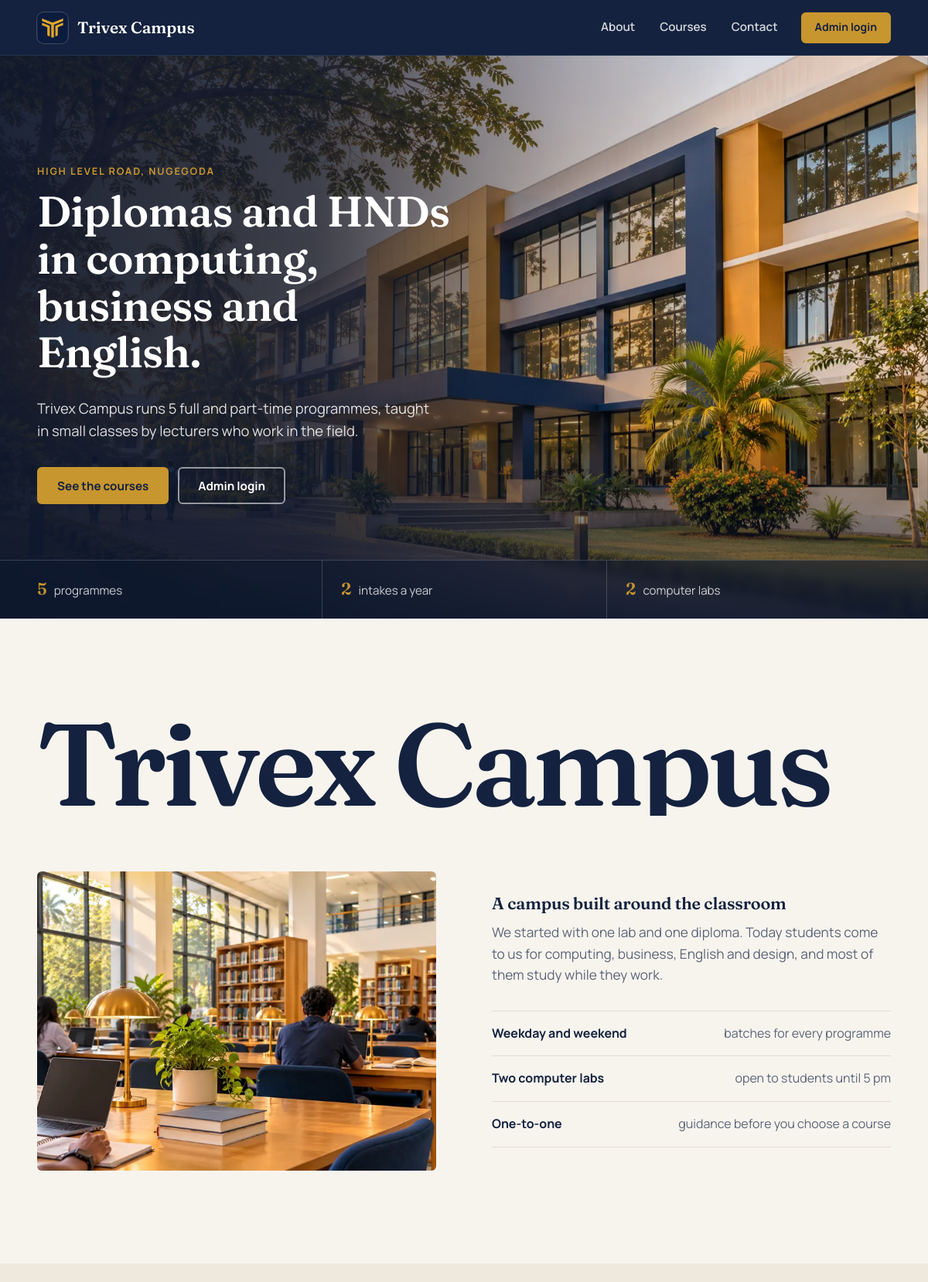
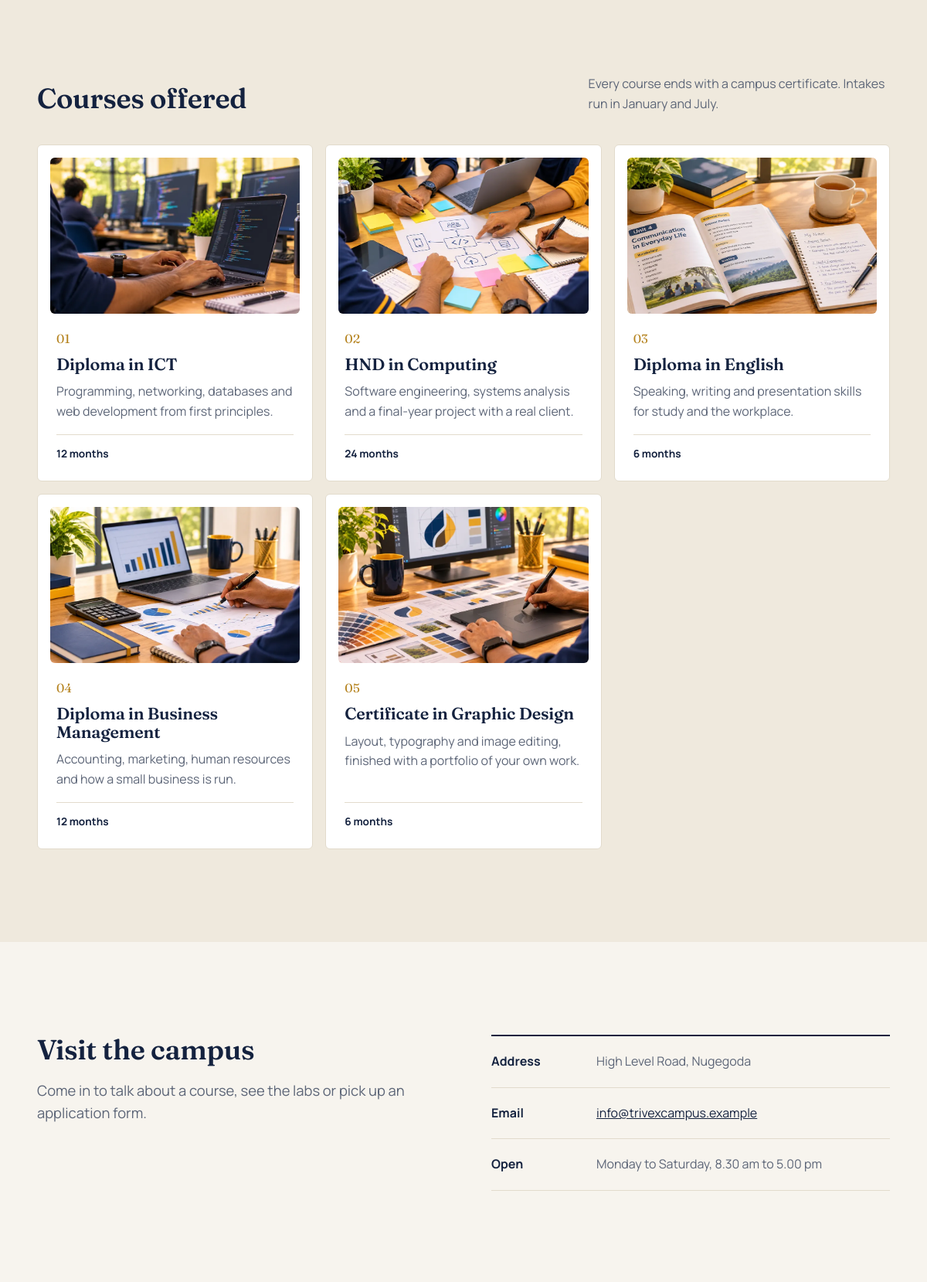
The page / (upper part) on the database its author committed (2 pictures, top to bottom).
### tables this page shows
CREATE TABLE course (
  course_id   INT AUTO_INCREMENT PRIMARY KEY,   
  course_name VARCHAR(100) NOT NULL             
);

### includes/db.php (called while the page is built, shortened)
<?php
function e($text) {
    return htmlspecialchars((string)$text, ENT_QUOTES, 'UTF-8');
}

### index.php (the view, shortened to what this page needs)
<?php
require_once 'includes/db.php';
$courses = mysqli_fetch_all(
    mysqli_query($conn, 'SELECT course_id, course_name FROM course ORDER BY course_id'),
    MYSQLI_ASSOC
);
$info = [
    'Diploma in ICT'                 => ['12 months', 'Programming, networking, databases and web development from first principles.', 'course-ict.webp'],
    'HND in Computing'               => ['24 months', 'Software engineering, systems analysis and a final-year project with a real client.', 'course-hnd.webp'],
    'Diploma in English'             => ['6 months',  'Speaking, writing and presentation skills for study and the workplace.', 'course-english.webp'],
    'Diploma in Business Management' => ['12 months', 'Accounting, marketing, human resources and how a small business is run.', 'course-business.webp'],
    'Certificate in Graphic Design'  => ['6 months',  'Layout, typography and image editing, finished with a portfolio of your own work.', 'course-design.webp'],
];
include 'includes/header.php';
?>
<section class="hero" data-enter>
  <img class="hero-bg" src="images/hero.webp"
       srcset="images/hero-900.webp 900w, images/hero.webp 1672w" sizes="100vw"
       alt="The <?= CAMPUS_NAME ?> building at sunset with students walking to class"
       width="1672" height="941" fetchpriority="high">
  <div class="hero-shade" aria-hidden="true"></div>
  <div class="wrap hero-content">
    <p class="eyebrow"><?= CAMPUS_AREA ?></p>
    <h1>Diplomas and HNDs in computing, business and English.</h1>
    <p class="lead">
      <?= CAMPUS_NAME ?> runs <?= count($courses) ?> full and part-time programmes,
      taught in small classes by lecturers who work in the field.
    </p>
    <div class="hero-actions">
      <a class="btn btn-gold" href="#courses">See the courses</a>
      <a class="btn btn-outline-light" href="login.php">Admin login</a>
    </div>
  </div>
  <div class="hero-strip">
    <div class="wrap hero-strip-inner">
      <p><strong><?= count($courses) ?></strong> programmes</p>
      <p><strong>2</strong> intakes a year</p>
      <p><strong>2</strong> computer labs</p>
    </div>
  </div>
</section>
<section class="section about" id="about">
  <div class="wrap">
    <p class="type-moment" aria-hidden="true"><?= CAMPUS_NAME ?></p>
    <div class="about-grid">
      <div class="photo">
        <img src="images/library.webp" alt="Students studying at long tables in the campus library" width="1000" height="563" loading="lazy">
      </div>
      <div class="about-text">
        <h3>A campus built around the classroom</h3>
        <p>
          We started with one lab and one diploma. Today students come to us for computing,
          business, English and design, and most of them study while they work.
        </p>
        <ul class="facts">
          <li><strong>Weekday and weekend</strong><span>batches for every programme</span></li>
          <li><strong>Two computer labs</strong><span>open to students until 5 pm</span></li>
          <li><strong>One-to-one</strong><span>guidance before you choose a course</span></li>
        </ul>
      </div>
    </div>
  </div>
</section>
<section class="section courses" id="courses">
  <div class="wrap">
    <div class="section-head">
      <h2>Courses offered</h2>
      <p>Every course ends with a campus certificate. Intakes run in January and July.</p>
    </div>
    <div class="course-grid">
      <?php foreach ($courses as $i => $c):
        $d = $info[$c['course_name']] ?? ['Ask us', 'Contact the campus for the full syllabus.', null]; ?>
        <article class="course-card">
          <?php if ($d[2]): ?>
            <div class="course-photo photo">
              <img src="images/<?= $d[2] ?>" alt="<?= e($c['course_name']) ?> class work" width="1000" height="563" loading="lazy">
            </div>
          <?php endif; ?>
          <span class="course-no"><?= str_pad($i + 1, 2, '0', STR_PAD_LEFT) ?></span>
          <h3><?= e($c['course_name']) ?></h3>
          <p><?= e($d[1]) ?></p>
          <span class="course-meta"><?= e($d[0]) ?></span>
        </article>
      <?php endforeach; ?>
    </div>
  </div>
</section>
<section class="section contact" id="contact">
  <div class="wrap contact-grid">
    <div>
      <h2>Visit the campus</h2>
      <p class="lead">Come in to talk about a course, see the labs or pick up an application form.</p>
    </div>
    <dl class="contact-list">
      <div><dt>Address</dt><dd><?= CAMPUS_AREA ?></dd></div>
      <div><dt>Email</dt><dd><a href="mailto:<?= CAMPUS_EMAIL ?>"><?= CAMPUS_EMAIL ?></a></dd></div>
      <div><dt>Open</dt><dd><?= CAMPUS_HOURS ?></dd></div>
    </dl>
  </div>
</section>
<?php include 'includes/footer.php'; ?>

### includes/header.php (shortened to what this page needs)
<?php
$is_admin = !empty($_SESSION['admin']);
$current  = basename($_SERVER['PHP_SELF']);
?>
<!DOCTYPE html>
<html lang="en">
<head>
  <link rel="stylesheet" href="css/style.css">
</head>
<body class="<?= $is_admin ? 'is-admin' : 'is-public' ?>">
  <header class="navbar">
    <div class="wrap nav-inner">
      <a class="brand" href="<?= $is_admin ? 'dashboard.php' : 'index.php' ?>">
        <img src="images/logo.png" alt="" width="40" height="40">
        <span><?= CAMPUS_NAME ?></span>
      </a>
      <nav id="nav-links" class="nav-links" aria-label="Main">
        <?php if ($is_admin): ?>
          <a href="dashboard.php" class="<?= active('dashboard.php', $current) ?>">Dashboard</a>
          <a href="register.php"  class="<?= active('register.php', $current) ?>">Register</a>
          <a href="search.php"    class="<?= active('search.php', $current) ?>">Search</a>
          <a href="update.php"    class="<?= active('update.php', $current) ?>">Update</a>
          <a href="delete.php"    class="<?= active('delete.php', $current) ?>">Delete</a>
          <a href="logout.php" class="btn btn-small btn-outline">Log out</a>
        <?php else: ?>
          <a href="index.php#about">About</a>
          <a href="index.php#courses">Courses</a>
          <a href="index.php#contact">Contact</a>
          <a href="login.php" class="btn btn-small btn-gold">Admin login</a>
        <?php endif; ?>
      </nav>
    </div>
  </header>
  <main id="main">

### includes/footer.php (shortened to what this page needs)
  </main>
</body>
</html>

### rows shown on the page
course: shows a picture, i "01", course_name "Diploma in ICT", course_name "Programming, networking, databases and web development from first principles.", course_name "12 months"
course: shows a picture, i "02", course_name "HND in Computing", course_name "Software engineering, systems analysis and a final-year project with a real client.", course_name "24 months"
course: shows a picture, i "03", course_name "Diploma in English", course_name "Speaking, writing and presentation skills for study and the workplace.", course_name "6 months"
course: shows a picture, i "04", course_name "Diploma in Business Management", course_name "Accounting, marketing, human resources and how a small business is run.", course_name "12 months"
course: shows a picture, i "05", course_name "Certificate in Graphic Design", course_name "Layout, typography and image editing, finished with a portfolio of your own work.", course_name "6 months"

### other values the page prints
CAMPUS_NAME "Trivex Campus"
CAMPUS_AREA "HIGH LEVEL ROAD, NUGEGODA"
count($courses) "5"
CAMPUS_AREA "High Level Road, Nugegoda"
CAMPUS_EMAIL "info@trivexcampus.example"
CAMPUS_HOURS "Monday to Saturday, 8.30 am to 5.00 pm"
